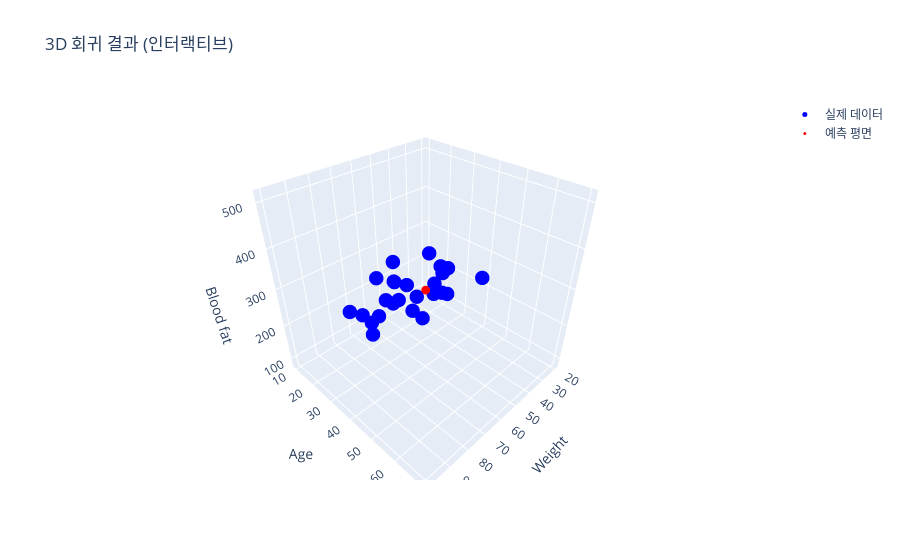

Here is the notebook cell this chart was saved with:
### Markdown cell above
### 14. 3D 결과 시각화(Plotly)

인터랙티브 3D 그래프를 통해 실제 데이터와 예측 평면을 보다 자유롭게 탐색합니다.

### Code cell
import plotly.graph_objects as go

# 실제 데이터 산점도
scatter = go.Scatter3d(
    x=xs, y=ys, z=zs,
    mode='markers',
    marker=dict(size=5, color='blue'),
    name='실제 데이터'
)

# 예측 평면을 격자 포인트 형태로 표시
surface = go.Scatter3d(
    x=x.flatten(), y=y.flatten(), z=Z.flatten(),
    mode='markers',
    marker=dict(size=3, color='red'),
    name='예측 평면'
)

# 인터랙티브 시각화 생성
fig = go.Figure(data=[scatter, surface])
fig.update_layout(
    scene=dict(
        xaxis_title='Weight',
        yaxis_title='Age',
        zaxis_title='Blood fat'
    ),
    title='3D 회귀 결과 (인터랙티브)'
)
fig.show()

### Figure 1 — Plotly figure (JSON) as saved in the notebook; plotly's stock layout.template omitted (floating-point values rounded to 4 significant figures)
{"data": [{"marker": {"color": "blue", "size": 5}, "mode": "markers", "name": "실제 데이터", "type": "scatter3d", "x": [84.0, 73.0, 65.0, 70.0, 76.0, 69.0, 63.0, 72.0, 79.0, 75.0, 27.0, 89.0, 65.0, 57.0, 59.0, 69.0, 60.0, 79.0, 75.0, 82.0, 59.0, 67.0, 85.0, 55.0, 63.0], "y": [46.0, 20.0, 52.0, 30.0, 57.0, 25.0, 28.0, 36.0, 57.0, 44.0, 24.0, 31.0, 52.0, 23.0, 60.0, 48.0, 34.0, 51.0, 50.0, 34.0, 46.0, 23.0, 37.0, 40.0, 30.0], "z": [354.0, 190.0, 405.0, 263.0, 451.0, 302.0, 288.0, 385.0, 402.0, 365.0, 209.0, 290.0, 346.0, 254.0, 395.0, 434.0, 220.0, 374.0, 308.0, 220.0, 311.0, 181.0, 274.0, 303.0, 244.0]}, {"marker": {"color": "red", "size": 3}, "mode": "markers", "name": "예측 평면", "type": "scatter3d", "x": [20.0, 21.63, 23.27, 24.9, 26.53, 28.16, 29.8, 31.43, 33.06, 34.69, 36.33, 37.96, 39.59, 41.22, 42.86, 44.49, 46.12, 47.76, 49.39, 51.02, 52.65, 54.29, 55.92, 57.55, 59.18, 60.82, 62.45, 64.08, 65.71, 67.35, 68.98, 70.61, 72.24, 73.88, 75.51, 77.14, 78.78, 80.41, 82.04, 83.67, 85.31, 86.94, 88.57, 90.2, 91.84, 93.47, 95.1, 96.73, 98.37, 100.0], "y": [10.0, 11.22, 12.45, 13.67, 14.9, 16.12, 17.35, 18.57, 19.8, 21.02, 22.24, 23.47, 24.69, 25.92, 27.14, 28.37, 29.59, 30.82, 32.04, 33.27, 34.49, 35.71, 36.94, 38.16, 39.39, 40.61, 41.84, 43.06, 44.29, 45.51, 46.73, 47.96, 49.18, 50.41, 51.63, 52.86, 54.08, 55.31, 56.53, 57.76, 58.98, 60.2, 61.43, 62.65, 63.88, 65.1, 66.33, 67.55, 68.78, 70.0], "z": [86.33, 95.01, 103.7, 112.4, 121.1, 129.7, 138.4, 147.1, 155.8, 164.5, 173.2, 181.8, 190.5, 199.2, 207.9, 216.6, 225.3, 234.0, 242.6, 251.3, 260.0, 268.7, 277.4, 286.1, 294.7, 303.4, 312.1, 320.8, 329.5, 338.2, 346.8, 355.5, 364.2, 372.9, 381.6, 390.3, 398.9, 407.6, 416.3, 425.0, 433.7, 442.4, 451.0, 459.7, 468.4, 477.1, 485.8, 494.5, 503.1, 511.8]}], "layout": {"scene": {"xaxis": {"title": {"text": "Weight"}}, "yaxis": {"title": {"text": "Age"}}, "zaxis": {"title": {"text": "Blood fat"}}}, "title": {"text": "3D 회귀 결과 (인터랙티브)"}}}
